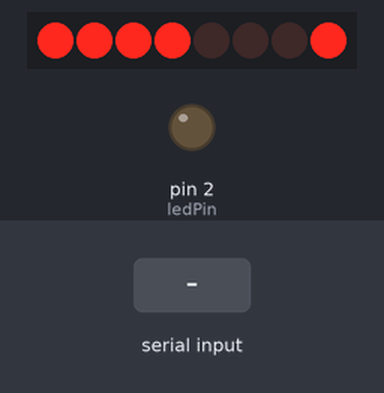
Bench run of a sketch on a simulated Arduino Uno, built with avr-gcc and run on an emulated ATmega328P. Shown: 8 port-expander outputs drawn as a row of LEDs (first output left, lit = HIGH), output pins drawn as LEDs (lit = HIGH). Wiring (inferred from the names in the program): PCF8574 port expander at I2C address 0x3E. Wiring (inferred from the signals the program sends): row of LEDs: on Q0, Q1, Q2, Q3, Q4, Q5, Q6, Q7. The test bench sets the inputs (shaded band).

Above: at 1.2 s.
1.3 s: "1\n" received over Serial
At 3.4 s:
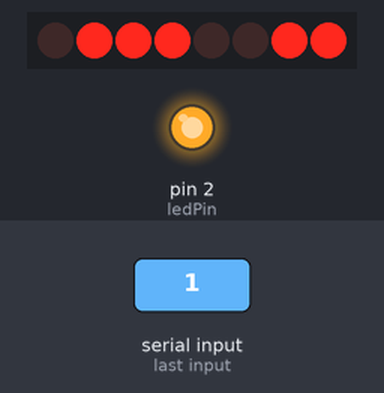
At 10.05 s:
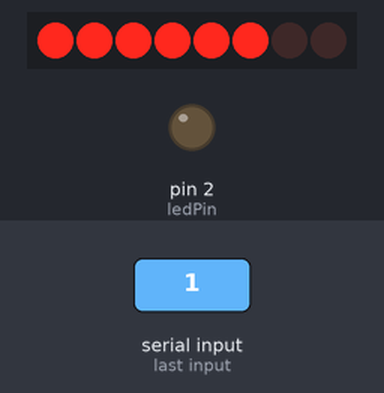
Timing chart, 0 to 10.3 s (numbered marks = the images above; inputs shaded):
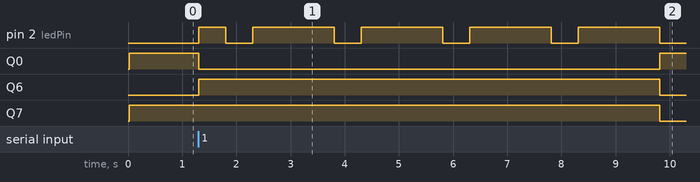

Measured:
- after the input at 1.3 s, pin 2 (ledPin): LOW → HIGH at once, then repeats every 2.0 s: LOW 0.50 s, HIGH 1.5 s; Q0: HIGH → LOW at once, → HIGH 8.5 s later; Q6: LOW → HIGH at once, → LOW 8.5 s later; Q7: HIGH → LOW after 8.5 s

The sketch:

morse.ino
```cpp
/* morse

    CSE 132 - Assignment 5

    Fill this out so we know whose assignment this is.

    Name:Kevin Lee
    WUSTL Key:kevinlee

    and if two are partnered together

    Name:Luke Wuri
    WUSTL Key:lwuri
*/

#include <Arduino.h>
#include <Wire.h>
#include <ST7036.h>
#include "morse.h"
#define dot 500
#define dash 1500
#define space 500
#define lSpace 1500
#define wSpace 3500
#define ledPin 2
long previousMillis = 0;
int ledState = LOW;
int line = 0;

ST7036 lcd = ST7036 ( 2, 16, 0x7c );


void setup() {
  lcd.init ();
  lcd.setContrast(0);
  // put your setup code here, to run once:
  Serial.begin(9600);
  pinMode(ledPin, OUTPUT);
}

void loop() {
  unsigned long currentMillis = millis();
  if (Serial.available() > 0) {
    int incomingByte = Serial.read();
    if (incomingByte == 10) {
      if (line == 0) {
        line = 1;
        lcd.setCursor(line, 0);
      }
      else {
        line = 0;
        lcd.setCursor(line, 0);
        lcd.clear();
      }
    }
    int convertedByte = convertByte(incomingByte);

    if (convertedByte >= 0) {
      if (incomingByte != 10 && incomingByte != 13) {
      lcd.print((char)incomingByte);
    }
      for (int i = 0; i < 5; i++) {
        ledState = LOW;
        digitalWrite(ledPin, ledState);
        while (currentMillis - previousMillis <= space) {
          currentMillis = millis();
        }
        previousMillis = currentMillis;
        ledState = HIGH;
        digitalWrite(ledPin, ledState);
        if ((int)morse_chars[convertedByte][i] == 1) {
          while (currentMillis - previousMillis <= dot) {
            currentMillis = millis();
          }
          previousMillis = currentMillis;
          ledState = LOW;
          digitalWrite(ledPin, ledState);
        }
        if ((int)morse_chars[convertedByte][i] == 3) {
          while (currentMillis - previousMillis <= dash) {
            currentMillis = millis();
          }
          previousMillis = currentMillis;
          ledState = LOW;
          digitalWrite(ledPin, ledState);
        }
        if ((int)morse_chars[convertedByte][i] == 0 && convertedByte == 36) {
          ledState = LOW;
          digitalWrite(ledPin, ledState);
          while (currentMillis - previousMillis <= wSpace) {
            currentMillis = millis();
          }
          previousMillis = currentMillis;
          break;
        }
        if ((int)morse_chars[convertedByte][i] == 0 && convertedByte != 36) {
          ledState = LOW;
          digitalWrite(ledPin, ledState);
          while (currentMillis - previousMillis <= lSpace) {
            currentMillis = millis();
          }
          previousMillis = currentMillis;
          break;
        }
      }
    }
  }
}
```

morse.h
```cpp
// morse.h
// defines morse representation for nums + letters
// each number indicates how many times the LED should flash.

#include <Arduino.h>

unsigned int morse_chars [37][5]{
  {1, 3, 0, 0, 0}, // A
  {3, 1, 1, 1, 0}, // B
  {3, 1, 3, 1, 0}, // C
  {3, 1, 1, 0, 0}, // D
  {1, 0, 0, 0, 0}, // E
  {1, 1, 3, 1, 0}, // F
  {3, 3, 1, 0, 0}, // G
  {1, 1, 1, 1, 0}, // H
  {1, 1, 0, 0, 0}, // I
  {1, 3, 3, 3, 0}, // J
  {3, 1, 3, 0, 0}, // K
  {1, 3, 1, 1, 0}, // L
  {3, 3, 0, 0, 0}, // M
  {3, 1, 0, 0, 0}, // N
  {3, 3, 3, 0, 0}, // O
  {1, 3, 3, 1, 0}, // P
  {3, 3, 1, 3, 0}, // Q
  {1, 3, 1, 0, 0}, // R
  {1, 1, 1, 0, 0}, // S
  {3, 0, 0, 0, 0}, // T
  {1, 1, 3, 0, 0}, // U
  {1, 1, 1, 3, 0}, // V
  {1, 3, 3, 0, 0}, // W
  {3, 1, 1, 3, 0}, // X
  {3, 1, 3, 3, 0}, // Y
  {3, 3, 1, 1, 0}, // Z
  {3, 3, 3, 3, 3}, // 0
  {1, 3, 3, 3, 3}, // 1
  {1, 1, 3, 3, 3}, // 2
  {1, 1, 1, 3, 3}, // 3
  {1, 1, 1, 1, 3}, // 4
  {1, 1, 1, 1, 1}, // 5
  {3, 1, 1, 1, 1}, // 6
  {3, 3, 1, 1, 1}, // 7
  {3, 3, 3, 1, 1}, // 8
  {3, 3, 3, 3, 1}, // 9
  {0, 0, 0, 0, 0}, // BLANK
};

int convertByte(byte incomingByte){ //converts a byte char into the array position
  if (incomingByte == 0x20) {
        return 36; //space, indicates end of word
      }
      else if ((incomingByte >= 0x30) && (incomingByte <= 0x39)){ //it's a number
        return (incomingByte - 22);
      }
      else if ((incomingByte >= 0x41) && (incomingByte <= 0x5A)){ //capital letter
        return (incomingByte - 65);
      }
      else if ((incomingByte >= 0x61) && (incomingByte <= 0x7A)){ //lowercase letter
        return (incomingByte - 97);
      }
      else{
        return -1; //incompatible byte
      }
}
```
